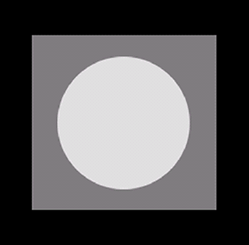
%> input picture CSE_LAB_4TH/401/401_LAB/19.Noise Model/main.bmp, 249 x 245 px
$ octave salt_pepper.m   (GNU Octave 9; MATLAB toolbox functions it lacks are replaced by stand-ins)
%> lines starting %> are read from the running program, lines starting %| are printed output that depends on the picture
clear all;
close all;
img=imread('main.bmp');
%> img is the input picture: size 245x249x3 uint8; mean R, G, B 89.4, 88.2, 89.4
img=rgb2gray(img);
%> img: size 245x249 uint8
img2=img;
[m n]=size(img);
%> m = 245; n = 249
per=input('Enter percent(%) of noise= ');
%> the answer given: 3
limit=((per*m*n)/100);
%> limit = 1830.2
limit=int16(limit);
%> limit = 1830
i=randint(1,limit,[1 m]);
j=randint(1,limit,[1 n]);

  for k=1:limit
      value=img2(i(k),j(k));
      if(value>=127)
          img2(i(k),j(k))=0;
      else
          img2(i(k),j(k))=255;
      end
  end
%> this loop made 1830 passes
%> value on passes 1 to 3: 126, 125, 225
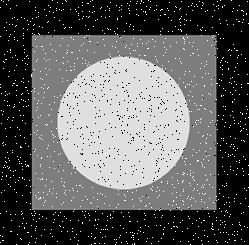
%> img2: size 245x249 uint8; min 0, max 255, mean 91.8

  subplot(1,2,1);
  imshow(img);
  title('Original Image');


  subplot(1,2,2);
  imshow(img2);
  title(['Adding solt & pepper with(%)',num2str(per)]);
